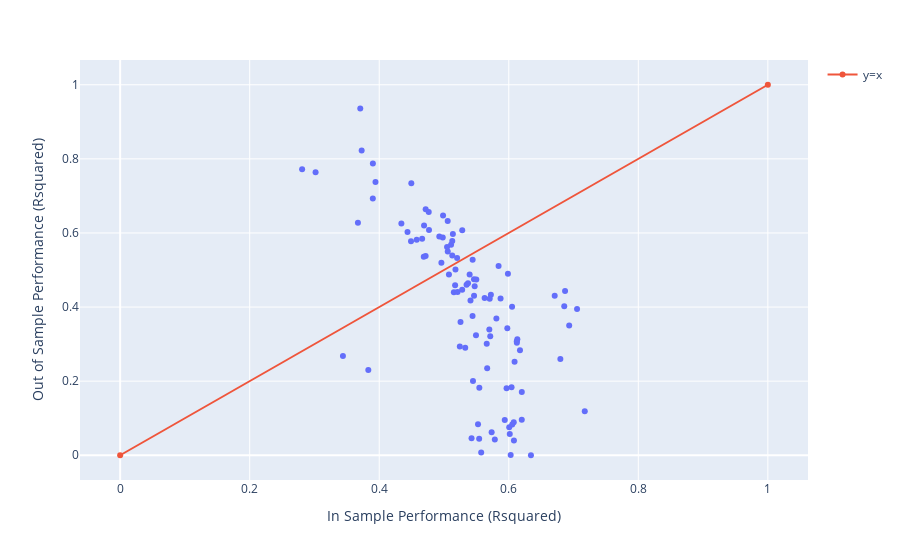

The notebook cell saved with this chart:
### Markdown cell above
### Q25: With respect to the `formula='danceability ~ energy * loudness + energy * mode'` model specification, examine the code and output below and select which of the following options is most correct

*The statistical evidence for all coefficients in this model is "Weak" or better (with two predictors each having "Moderate" and "Strong" evidence)...*

A. thus the model performs well on new data that it wasn't trained on.

B. and the model performs similarly well on data that it was trained on and data that it wasn't trained on.

C. but despite this the model is highly variable in terms of its performance on data that it was trained on and data that it wasn't trained on... sometimes performing better on new data, sometimes performing worse on new data... probably as a result of the small sample size of the data and a few "influential" outliers that unduly affect model performance.

D. None of the above

### Code cell
from sklearn.model_selection import train_test_split
songs_training_data,songs_testing_data = train_test_split(songs, train_size=31)
# The above is a one line version of something like...
# training_indices = np.random.choice(songs.index, size=31, replace=True)
# testing_indices = set(songs.index.to_list())-set(training_indices.tolist())
# songs_training_data,songs_testing_data = songs[training_indices], songs[testing_indices]

reps = 100
in_sample_Rsquared = np.array([0.0]*reps)
out_of_sample_Rsquared = np.array([0.0]*reps)
for i in range(reps):
    songs_training_data,songs_testing_data = train_test_split(songs, train_size=31)
    final_model_fit = smf.ols(formula='danceability ~ energy * loudness + energy * mode', 
                              data=songs_training_data).fit()
    in_sample_Rsquared[i] = final_model_fit.rsquared
    out_of_sample_Rsquared[i] = np.corrcoef(songs_testing_data.danceability, 
                                            final_model_fit.predict(songs_testing_data))[0,1]**2
    
fig = px.scatter(pd.DataFrame({"In Sample Performance (Rsquared)": in_sample_Rsquared,
                              "Out of Sample Performance (Rsquared)": out_of_sample_Rsquared}), 
                 x="In Sample Performance (Rsquared)", y="Out of Sample Performance (Rsquared)")
fig.add_trace(go.Scatter(x=[0,1], y=[0,1], name="y=x", line_shape='linear'))

### Figure 1 — Plotly figure (JSON) as saved in the notebook; plotly's stock layout.template omitted (floating-point values rounded to 4 significant figures)
{"data": [{"hovertemplate": "In Sample Performance (Rsquared)=%{x}<br>Out of Sample Performance (Rsquared)=%{y}<extra></extra>", "legendgroup": "", "marker": {"color": "#636efa", "symbol": "circle"}, "mode": "markers", "name": "", "orientation": "v", "showlegend": false, "type": "scatter", "x": [0.6173, 0.5328, 0.496, 0.6124, 0.57, 0.5473, 0.5494, 0.5843, 0.5152, 0.5736, 0.6007, 0.608, 0.5058, 0.344, 0.7054, 0.6869, 0.5244, 0.6125, 0.5525, 0.6077, 0.6933, 0.3671, 0.4981, 0.6043, 0.5724, 0.6051, 0.5809, 0.6029, 0.4692, 0.6201, 0.5047, 0.4716, 0.5447, 0.5706, 0.5281, 0.5873, 0.5425, 0.5409, 0.5666, 0.5057, 0.4928, 0.5938, 0.6132, 0.5464, 0.3832, 0.5172, 0.3707, 0.3901, 0.609, 0.4717, 0.5348, 0.5109, 0.3902, 0.5966, 0.4579, 0.5076, 0.281, 0.4764, 0.566, 0.5202, 0.4688, 0.5463, 0.5128, 0.6709, 0.5209, 0.6201, 0.5177, 0.6053, 0.5546, 0.3729, 0.5978, 0.5441, 0.4437, 0.4342, 0.6796, 0.5371, 0.5543, 0.4985, 0.5255, 0.7173, 0.6016, 0.4495, 0.5281, 0.4769, 0.3018, 0.5128, 0.5785, 0.4491, 0.5574, 0.3942, 0.5499, 0.5987, 0.6342, 0.6857, 0.5442, 0.5714, 0.5627, 0.5396, 0.5137, 0.4663], "xaxis": "x", "y": [0.2835, 0.2902, 0.5199, 0.3076, 0.3397, 0.456, 0.3236, 0.5111, 0.4402, 0.0623, 0.07581, 0.03954, 0.5501, 0.2679, 0.3945, 0.4431, 0.2937, 0.3035, 0.0839, 0.0894, 0.35, 0.6273, 0.5876, 0.1837, 0.4332, 0.4008, 0.3692, 0.0005767, 0.6203, 0.1709, 0.5623, 0.538, 0.2004, 0.4226, 0.4468, 0.4231, 0.04595, 0.4177, 0.2346, 0.6323, 0.5903, 0.09501, 0.3131, 0.4305, 0.2302, 0.4588, 0.9361, 0.6931, 0.2524, 0.664, 0.4603, 0.5682, 0.7877, 0.181, 0.582, 0.4881, 0.7716, 0.6567, 0.3012, 0.5326, 0.5355, 0.475, 0.5784, 0.4306, 0.4407, 0.09608, 0.5011, 0.08321, 0.1819, 0.8224, 0.343, 0.3755, 0.6024, 0.6252, 0.2597, 0.4641, 0.04455, 0.6473, 0.3599, 0.119, 0.05762, 0.7341, 0.6073, 0.6076, 0.7635, 0.5394, 0.04223, 0.5773, 0.007178, 0.7377, 0.4743, 0.49, 0.0002689, 0.4022, 0.5275, 0.3211, 0.4241, 0.4878, 0.5971, 0.5842], "yaxis": "y"}, {"line": {"shape": "linear"}, "name": "y=x", "type": "scatter", "x": [0, 1], "y": [0, 1]}], "layout": {"legend": {"tracegroupgap": 0}, "margin": {"t": 60}, "xaxis": {"anchor": "y", "domain": [0, 1], "title": {"text": "In Sample Performance (Rsquared)"}}, "yaxis": {"anchor": "x", "domain": [0, 1], "title": {"text": "Out of Sample Performance (Rsquared)"}}}}
